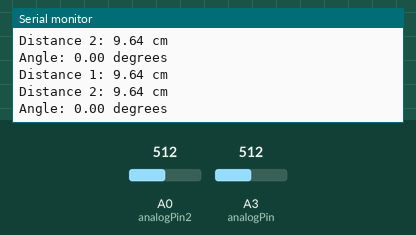
Recording of a sketch running on a simulated Arduino Uno, built with avr-gcc and run on an emulated ATmega328P. On the bench: the last lines printed to the serial monitor. Inputs (shaded band) come from the test bench; at power-on: A0 (analogPin2) = 512, A3 (analogPin) = 512.

Above: at 1.3 s.
1.4 s: A0 (analogPin2) set to 0
At 1.94 s:
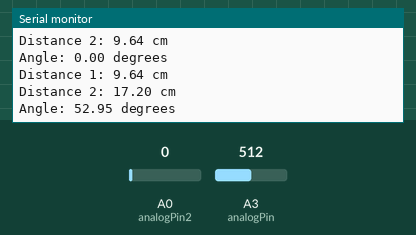
4.1 s: A3 (analogPin) set to 0
At 4.97 s:
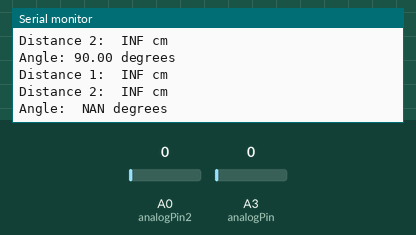
6.6 s: A0 (analogPin2) set to 20
At 6.99 s:
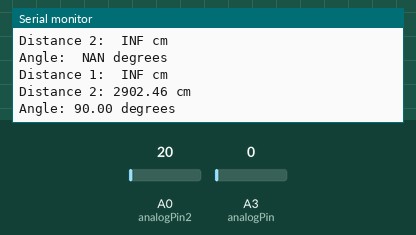
8.1 s: A3 (analogPin) set to 20
At 8.51 s:
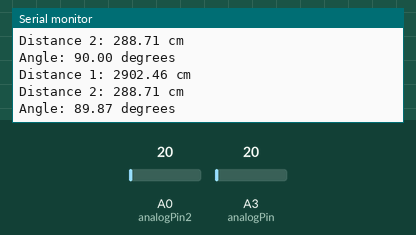
Timing chart, 0 to 10.6 s (numbered marks = the images above; inputs shaded):
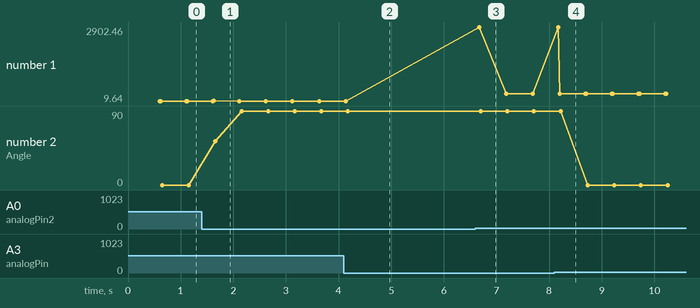

Measured:
- after the input at 1.4 s, the serial monitor: prints a new line after 0.23 s (image 1)
- after the input at 4.1 s, the serial monitor: prints a new line after 0.54 s (image 2)
- after the input at 6.6 s, the serial monitor: prints a new line after 0.08 s (image 3)
- after the input at 8.1 s, the serial monitor: prints a new line after 0.07 s (image 4)
- plotted number 1: 9.64 → 288.71 after the input at 6.6 s
- plotted number 2: 0 → 90 after the input at 1.4 s, 90 → 0 after the input at 8.1 s

The sketch:

get_angle.ino
```cpp
/* ANGLE MEASUREMENT WITH TWO SHARP GP2Y0A21YK0F SENSORS
 * Engineer: Carlos Agorreta
 * Date: 29/04/2019
 * This test will consist on measurng the analog output of the distance sensor in order to obtain its characteristic curve.
 * Approximate values: 80 cm (0.4 V), 10 cm (2.2 V). An op amp in non-inverting operation with gain of 2
 * may be applied to increase resolution.
 * Arduino UNO has a 10 bit ADC at 5V, that means values 0 (0 mV) to 1023 (5000 mV) a resolution of 4.9 mV per LSB
 * With the measured voltage for a given distance, a linear regression will be performed to obtain
 * its distance function depending on its voltage and determine its linearity for a given range.
 */
 #include <math.h>    // (no semicolon), for the atan function
 unsigned char analogPin = 3, analogPin2 = 0, count = 0;
 double val = 0,val2 = 0, V = 0, V2=0, distance=0, distance2=0, sensorsdistance = 5.71, angle=0;
 /*distance is given in cm*/
void setup() {
  Serial.begin(9600);          //  setup serial
  Serial.println("Distance sensor demo");
  Serial.println("Readings:");
  delay(100); //delays 100 ms to obtain a stable value
}

void loop() {
  for (count = 0 ; count<10; count++) // read the input pin 10 times
  {
  val = val+analogRead(analogPin);  //accumulate value
  val2=val2+analogRead(analogPin2);
  delay(50); //wait 50 ms per count
  }
  val = val/10; //average value of 10 measures
  val2 = val2/10;
  V = (val/204.8);
  V2 = (val2/204.8);
  /*Serial.print("Voltage 1: ");
  Serial.println(V,4);             // print float number, approximate voltage with a 4.9 mV error.
  Serial.print(" Volts");
  Serial.println();
  Serial.print("Voltage 2: ");
  Serial.println(V2,4);             // print float number, approximate voltage with a 4.9 mV error.
  Serial.print(" Volts");
  Serial.println();*/ // we don't need to print the measured voltage anymore
  val=(1/V);
  val2=(1/V2);
  distance = val*28.361-1.7044; //measured approximation
  distance2 = val2*28.361-1.7044;
  String stringOne = "Distance 1: ";
  String stringTwo = " cm";
  String stringThree = stringOne + distance + stringTwo;
  Serial.println(stringThree);
  stringOne = "Distance 2: ";
  stringThree = stringOne + distance2 + stringTwo;
  Serial.println(stringThree);
  if(distance>=distance2)
  {
  distance = distance - distance2;
  }
  else
  {
    distance = (distance2-distance);
    }
    angle = (atan2 (distance, sensorsdistance))*180/M_PI; //obtain angle by trigonometry
  stringOne = "Angle: ";
  stringTwo = " degrees";
  stringThree = stringOne + angle + stringTwo;
  Serial.println(stringThree);
  Serial.println();
  val=0; //reinitialize values
  val2=0;
}
/*
 * According to datahsheet, 20 cm = 1.3 V, 10 cm = 2.3 V, 7 cm = 3V, 50 cm = 0.6 V. So an identification table with margins
 * can be performed instead of doing any signal processing by hardware or software.
 * With the first test, for a range of 10 cm to 25 cm, for an inverse voltage the following linear equation has been found
 * with a R^2 of 0.9997: distance(voltage) = 0.0352·voltage+0.0603
 */
```
